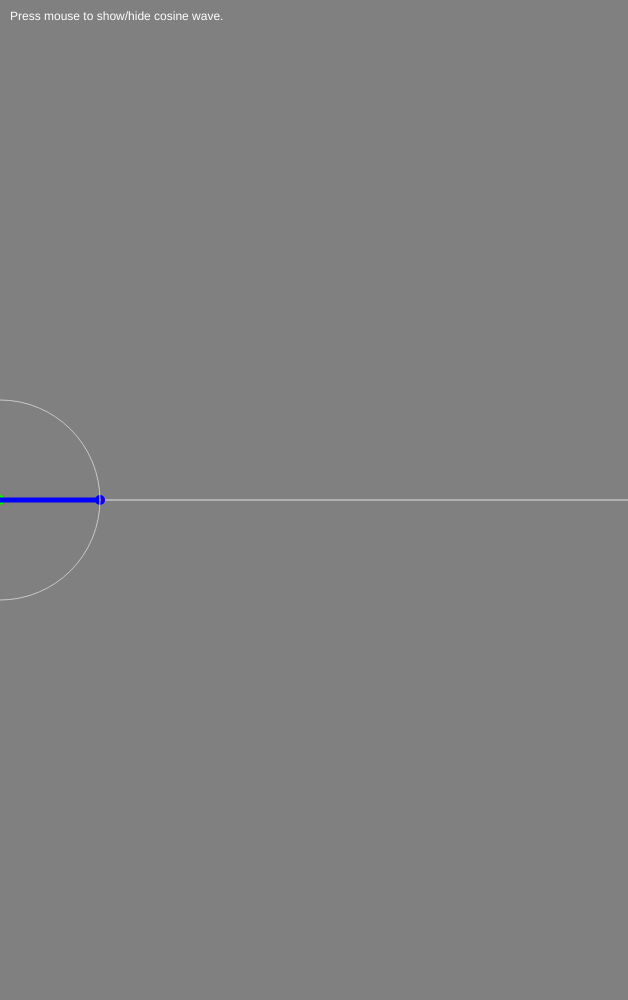
Frame 1 (no input)
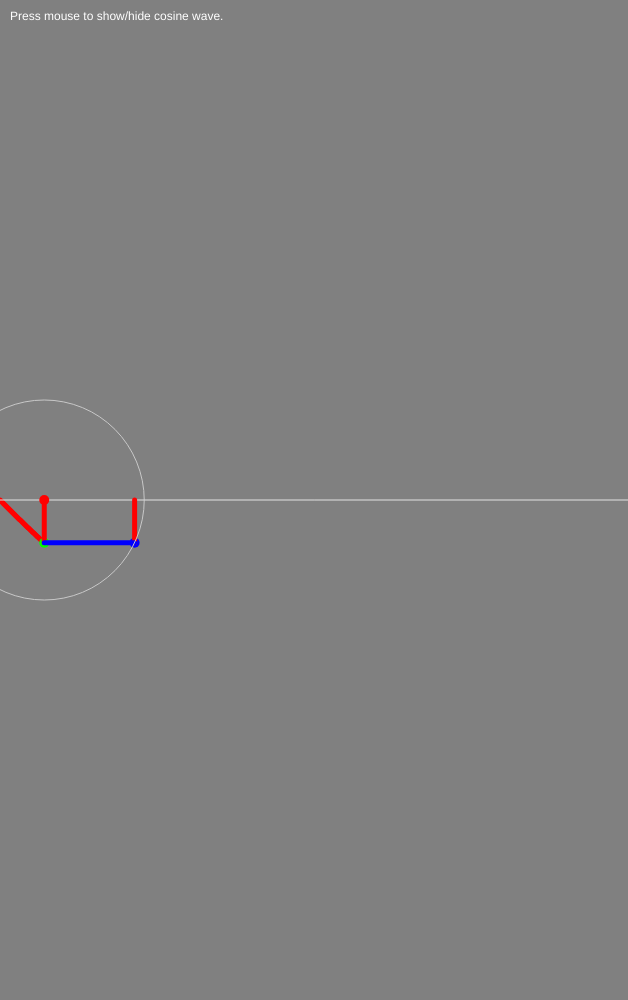
Frame 60 (no input)
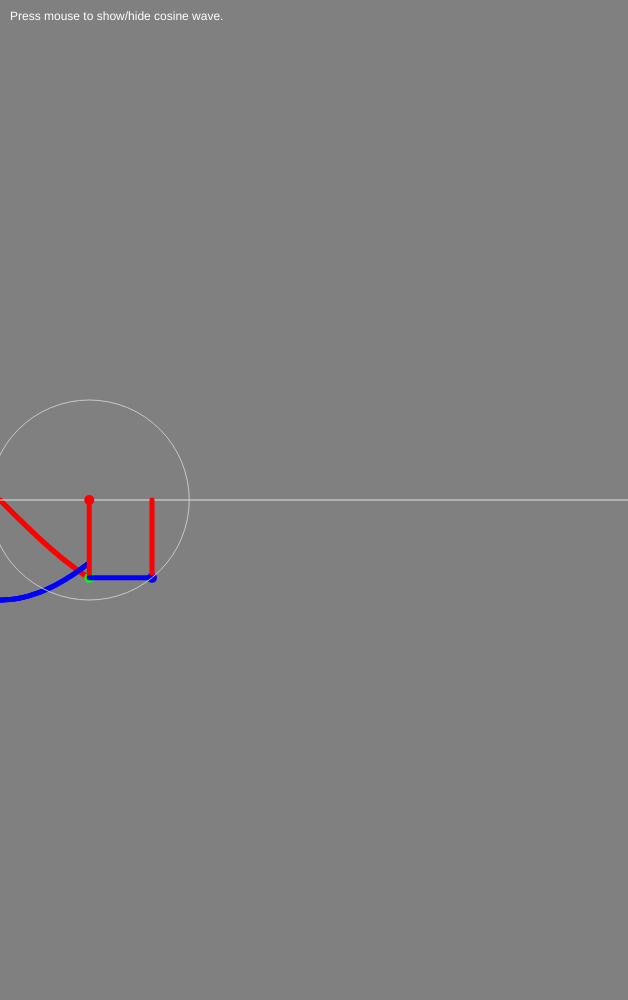
Frame 120 (the mouse pressed at the canvas centre since frame 60)

The p5.js sketch that drew these frames (run headless with seeded random() and noise() and a simulated clock; from frame 60 on, the mouse is pressed at the canvas centre):

// p5.js sketch
// ── sketch.js
/*
Mimi Yin NYU-ITP
Deconstructing the relationship between
circles and the sine and cosine waves.
*/


var circle, speed;
var d, r, theta, tSpeed;
var drawCos = false;

function setup() {
  createCanvas(TWO_PI*100, window.innerHeight);
  circle = createVector(0, height / 2);
  speed = createVector((width / TWO_PI) * .0075, 0);
  d = 200;
  r = d / 2;
  theta = 0;
  // Fit the speed to the width of the window
  // Make sure a complete sine-wave is drawn
  tSpeed = (width / TWO_PI) * .000075;
}


function draw() {
  background(128);

  noStroke();
  fill(255, 0, 0);
  // Draw all the points of the sin wave until the current "theta"
  for (var t = 0; t < theta; t+=abs(tSpeed)) {
    ellipse(t*100, circle.y + r*sin(t), 5, 5);
  }

  if(drawCos){
    // Draw all the points of the cos wave until the current "theta"
    fill(0, 0, 255);
    for (var t = 0; t < theta; t+=abs(tSpeed)) {
      ellipse(t*100, circle.y + r*cos(t), 5, 5);
    }
  }

  stroke(225);
  line(0, circle.y, width, circle.y);

  // Calculate position of dot going around the circumference of the circle
  var circum = createVector(circle.x + r*cos(theta), circle.y + r*sin(theta));

  noStroke();
  // Red Center of Circle
  fill(255, 0, 0);
  ellipse(circle.x, circle.y, 10, 10);

  // Green Y-Position Dot
  fill(0, 255, 0);
  ellipse(circle.x, circum.y, 10, 10);


  // Blue Circumference Dot
  fill(0, 0, 255);
  ellipse(circum.x, circum.y, 10, 10);

  stroke(255, 0, 0);
  strokeWeight(5);
  //Height line
  line(circle.x, circle.y, circle.x, circum.y);

  //Vertical height Line
  line(circum.x, circum.y, circum.x, circle.y);

  //strokeWeight(1);
  stroke(0, 0, 255);
  //Horizontal height line
  line(circum.x, circum.y, circle.x, circum.y);

  noFill();
  strokeWeight(1);
  stroke(200);
  ellipse(circle.x, circle.y, d, d);

  // Bounce back and forth
  if (circle.x > width || circle.x < 0) {
    speed.mult(-1);
    tSpeed *= -1;
  }

  //Move the circle
  circle.add(speed);

  //Move forward through the degrees of the circle for the sin and cos calculations
  theta += tSpeed;

  noStroke();
  rect(0, 0, 500, 30);
  fill(255);
  text("Press mouse to show/hide cosine wave.", 10, 20);
}

function mousePressed(){
 drawCos = !drawCos;
}
